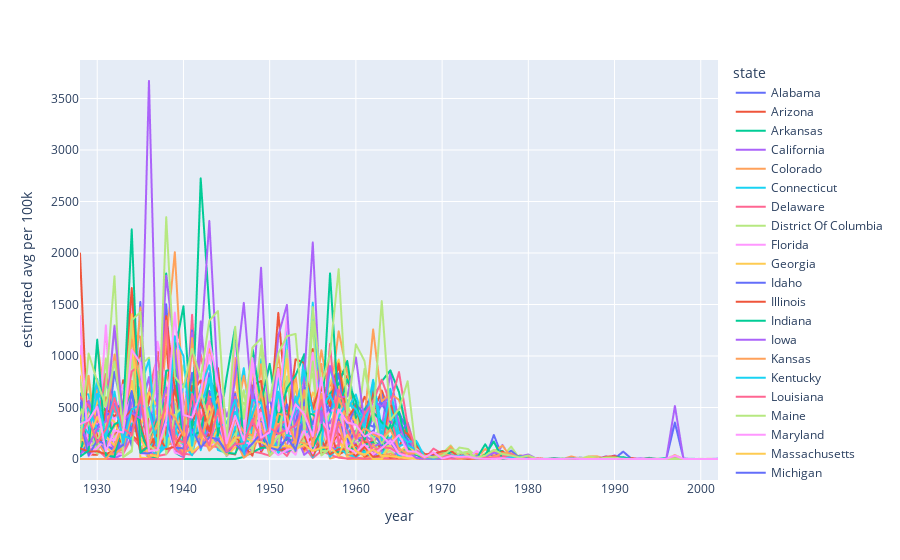

Notebook code cell kept with this figure:
### Code cell
fig = px.line(df, 
        x="year", y="estimated avg per 100k", color='state')
fig.show()
